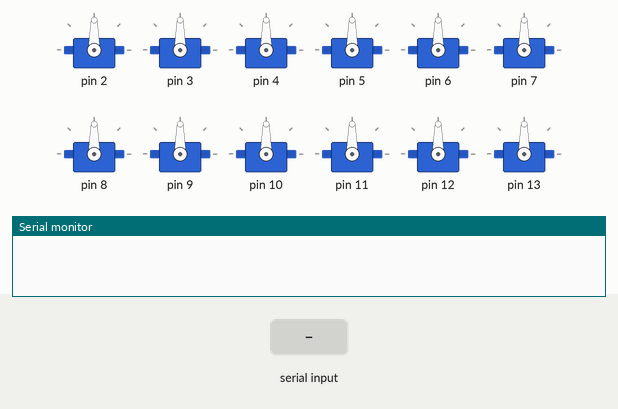
The sketch below on a simulated Arduino Uno, built with avr-gcc and run on an emulated ATmega328P. Shown: 12 × servo, the last lines printed to the serial monitor. The test bench sets the inputs (shaded band).

Above: at 1.2 s.
1.3 s: "5:" received over Serial
At 2.7 s:
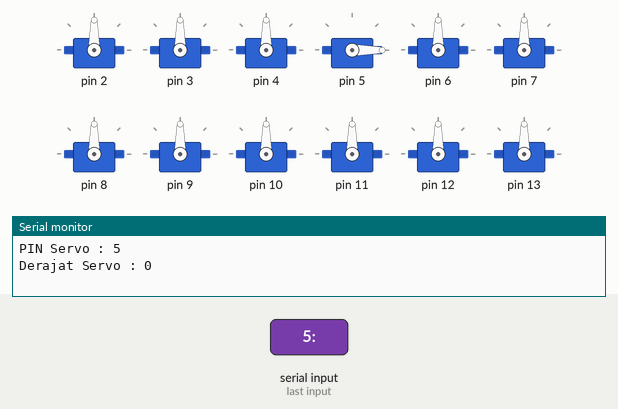
Timing chart, 0 to 4.3 s (numbered marks = the images above; inputs shaded):
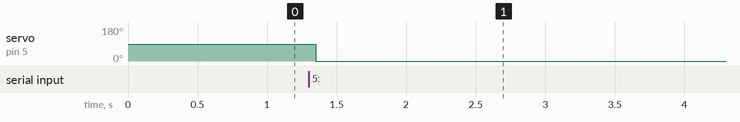

Measured:
- after the input at 1.3 s, servo on pin 5: 90° → 0° after 0.05 s

The sketch:

mega_remote.ino
```cpp
#include <Servo.h>
Servo servo[25];

void setup() {
  Serial.begin(115200);
  Serial.setTimeout(50);
  for (int i = 2; i <= 26; i++) {
    servo[i - 2].attach(i);
  }
}

void loop() {
  if (Serial.available() > 0) {
    serialEvent();
  }
}

void serialEvent() {
  int pin;
  int pos;
  pin = Serial.readStringUntil(':').toInt();
  //pos = Serial.readStringUntil('*').toInt();
  pos = Serial.readString().toInt();
  servo[pin - 2].write(pos);
  Serial.print("PIN Servo : ");
  Serial.println(pin);
  Serial.print("Derajat Servo : ");
  Serial.println(pos);
}
```
